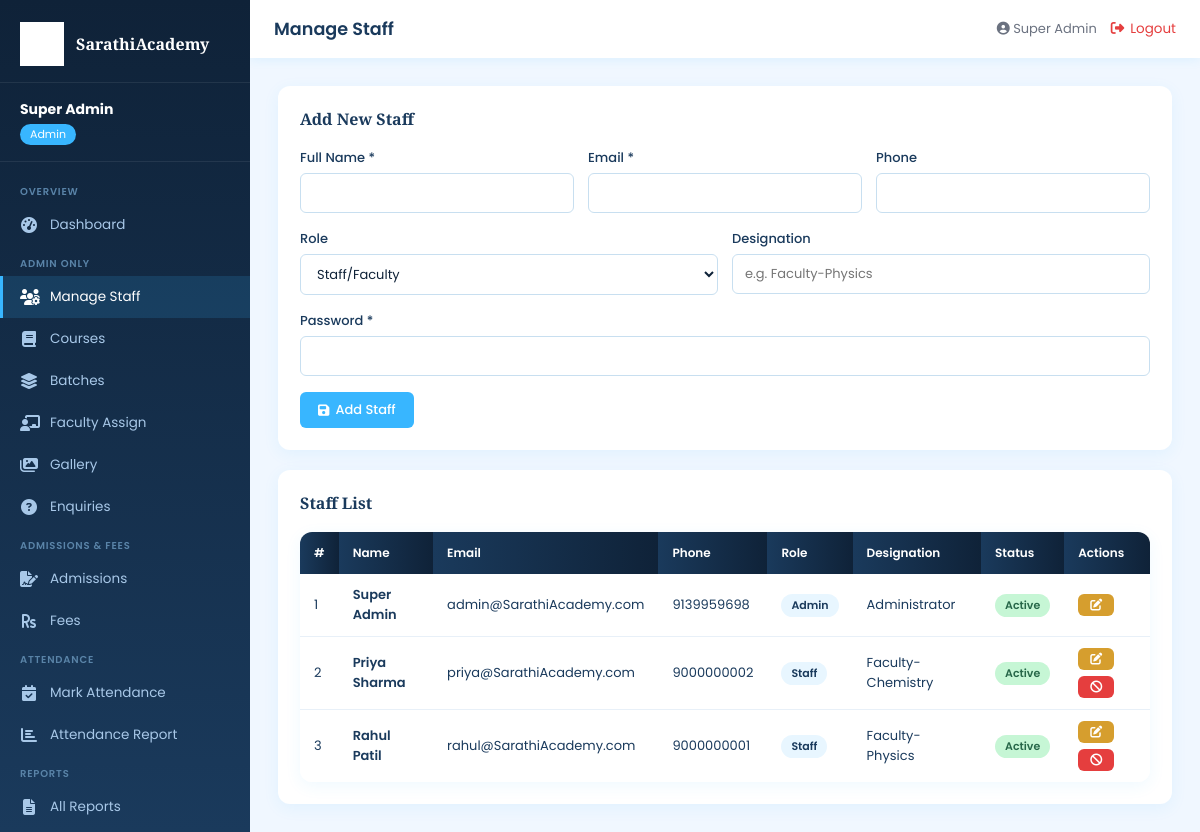
The app's page /admin/pages/staff.php (signed in) with its own data.
### tables this page shows
CREATE TABLE IF NOT EXISTS users (
    id          INT AUTO_INCREMENT PRIMARY KEY,
    name        VARCHAR(120) NOT NULL,
    email       VARCHAR(120) NOT NULL UNIQUE,
    phone       VARCHAR(20),
    password    VARCHAR(255) NOT NULL,
    role        ENUM('admin','staff','student') NOT NULL DEFAULT 'student',
    designation VARCHAR(100),           
    is_active   TINYINT(1) NOT NULL DEFAULT 1,
    created_at  DATETIME DEFAULT CURRENT_TIMESTAMP,
    updated_at  DATETIME DEFAULT CURRENT_TIMESTAMP ON UPDATE CURRENT_TIMESTAMP
);

### includes/auth.php (called while the page is built, shortened)
<?php
function dbFetchAll($sql, $params = []) {
    $db   = getDB();
    $stmt = mysqli_prepare($db, $sql);
    mysqli_stmt_execute($stmt);
    $res  = mysqli_stmt_get_result($stmt);
    $rows = [];
    while ($row = mysqli_fetch_assoc($res)) $rows[] = $row;
    return $rows;
}
function e($v)        { return htmlspecialchars((string)$v, ENT_QUOTES, 'UTF-8'); }

### admin/pages/staff.php (the view, shortened to what this page needs)
<?php $pageTitle='Manage Staff'; $activePage='staff';
require_once dirname(__DIR__).'/includes/admin_header.php'; requireAdmin();
$staffList=dbFetchAll("SELECT * FROM users WHERE role IN('admin','staff') ORDER BY role,name");
$edit=null; if(isset($_GET['edit'])){foreach($staffList as $s){if($s['id']==(int)$_GET['edit']){$edit=$s;break;}}}
?>
<div class="card mb-3">
  <div class="card-header"><h3><?=$edit?'Edit Staff':'Add New Staff'?></h3><?php if($edit): ?><a href="?" class="btn btn-secondary btn-sm">Cancel</a><?php endif; ?></div>
  <form method="POST">
    <div class="form-row-3">
      <div class="form-group"><label>Full Name *</label><input type="text" name="name" class="form-control" value="<?=e($edit['name']??'')?>" required></div>
      <div class="form-group"><label>Email *</label><input type="email" name="email" class="form-control" value="<?=e($edit['email']??'')?>" required></div>
      <div class="form-group"><label>Phone</label><input type="text" name="phone" class="form-control" value="<?=e($edit['phone']??'')?>"></div>
    </div>
    <div class="form-row">
      <div class="form-group"><label>Role</label><select name="role" class="form-control"><option value="staff" <?=($edit['role']??'staff')==='staff'?'selected':''?>>Staff/Faculty</option></select></div>
      <div class="form-group"><label>Designation</label><input type="text" name="designation" class="form-control" placeholder="e.g. Faculty-Physics" value="<?=e($edit['designation']??'')?>"></div>
    </div>
    <div class="form-group"><label>Password <?=$edit?'(leave blank to keep)':' *'?></label><input type="password" name="password" class="form-control" <?=$edit?'':'required'?>></div>
    <button type="submit" class="btn btn-primary"><i class="fas fa-save"></i> <?=$edit?'Update':'Add Staff'?></button>
  </form>
</div>
<div class="card"><div class="card-header"><h3>Staff List</h3></div>
<div class="table-wrap"><table>
<thead><tr><th>#</th><th>Name</th><th>Email</th><th>Phone</th><th>Role</th><th>Designation</th><th>Status</th><th>Actions</th></tr></thead>
<tbody>
<?php foreach($staffList as $i=>$s): ?>
<tr><td><?=$i+1?></td><td class="fw-600"><?=e($s['name'])?></td><td><?=e($s['email'])?></td><td><?=e($s['phone'])?></td>
<td><span class="badge badge-sky"><?=ucfirst($s['role'])?></span></td><td><?=e($s['designation'])?></td>
<td><span class="badge badge-<?=$s['is_active']?'active':'inactive'?>"><?=$s['is_active']?'Active':'Inactive'?></span></td>
<td><div class="actions">
  <a href="?edit=<?=$s['id']?>" class="btn btn-sm btn-warning"><i class="fas fa-edit"></i></a>
  <?php if(!($s['role']==='admin'&&$s['id']===$adminUser['id'])): ?>
  <form method="POST" style="display:inline;"><input type="hidden" name="action" value="toggle"><input type="hidden" name="id" value="<?=$s['id']?>">
  <button class="btn btn-sm <?=$s['is_active']?'btn-danger':'btn-success'?>" data-confirm="Toggle status?"><i class="fas fa-<?=$s['is_active']?'ban':'check'?>"></i></button></form>
  <?php endif; ?>
</div></td></tr>
<?php endforeach; ?>
</tbody></table></div></div>
<?php require_once dirname(__DIR__).'/includes/admin_footer.php'; ?>

### assets/css/admin.css (style rules this page uses)
:root { --sky: #38b6ff; --sky-light: #e8f6ff; --navy: #1a3a5c; --navy-dark: #0f2238; --gold: #c9a84c; --white: #ffffff; --gray: #6b7280; --sidebar-w: 250px; --danger: #e53e3e; --success: #38a169; --warning: #d69e2e; }
*,*::before,*::after { box-sizing:border-box;margin:0;padding:0; }
body { font-family:'Poppins',sans-serif;font-size:14px;background:#f0f7ff;color:#1a3a5c;display:flex;min-height:100vh; }
h1,h2,h3,h4 { font-family:'Playfair Display',serif; }
a { text-decoration:none;color:inherit; }
.card { background:var(--white);border-radius:12px;box-shadow:0 4px 16px rgba(56,182,255,.08);padding:22px; }
.card-header { display:flex;align-items:center;justify-content:space-between;margin-bottom:18px; }
.card-header h3 { font-size:1rem;color:var(--navy); }
.card+.card { margin-top:20px; }
.table-wrap { overflow-x:auto;border-radius:12px;box-shadow:0 4px 16px rgba(56,182,255,.08); }
table { width:100%;border-collapse:collapse;background:var(--white); }
th { background:linear-gradient(90deg,var(--navy),var(--navy-dark));color:#fff;padding:12px 14px;text-align:left;font-size:12px;font-weight:600;white-space:nowrap; }
td { padding:11px 14px;border-bottom:1px solid #e8f0f8;font-size:13px;vertical-align:middle; }
tr:last-child td { border-bottom:none; }
.badge { display:inline-block;padding:3px 10px;border-radius:20px;font-size:11px;font-weight:600; }
.badge-active { background:#c6f6d5;color:#276749; }
.badge-sky { background:var(--sky-light);color:var(--navy); }
.actions { display:flex;gap:6px;flex-wrap:wrap; }
.form-group { margin-bottom:16px; }
.form-group label { display:block;font-weight:500;margin-bottom:5px;font-size:13px;color:var(--navy); }
.form-control { width:100%;padding:9px 12px;border:1.5px solid #c8dff0;border-radius:6px;font-size:13px;font-family:inherit;color:var(--navy-dark);background:#fff;transition:border-color .2s,box-shadow .2s; }
.form-row { display:grid;grid-template-columns:1fr 1fr;gap:14px; }
.form-row-3 { display:grid;grid-template-columns:1fr 1fr 1fr;gap:14px; }
.btn { display:inline-flex;align-items:center;gap:6px;padding:8px 18px;border-radius:6px;font-weight:500;font-size:13px;cursor:pointer;border:none;font-family:inherit;transition:all .2s; }
.btn-primary { background:var(--sky);color:#fff; }
.btn-danger { background:var(--danger);color:#fff; }
.btn-warning { background:var(--warning);color:#fff; }
.btn-sm { padding:5px 12px;font-size:12px; }
.mb-3 { margin-bottom:20px; }
.fw-600 { font-weight:600; }

### records on screen
users: name "Super Admin", email "admin@SarathiAcademy.com", phone "9139959698", role "Admin", designation "Administrator", is_active "Active"
users: name "Priya Sharma", email "priya@SarathiAcademy.com", phone "9000000002", role "Staff", designation "Faculty-Chemistry", is_active "Active"
users: name "Rahul Patil", email "rahul@SarathiAcademy.com", phone "9000000001", role "Staff", designation "Faculty-Physics", is_active "Active"

### other values on screen
$adminUser['name'] "Super Admin"
$adminUser['role'] "Admin"
$pageTitle "Manage Staff"
